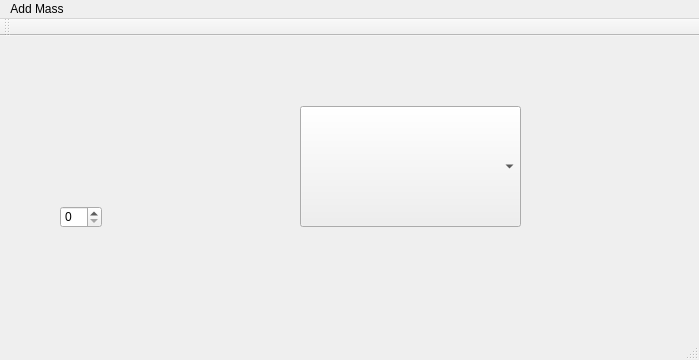
<?xml version="1.0" encoding="UTF-8"?>
<ui version="4.0">
 <class>CelestialAgentModelClass</class>
 <widget class="QMainWindow" name="CelestialAgentModelClass">
  <property name="geometry">
   <rect>
    <x>0</x>
    <y>0</y>
    <width>699</width>
    <height>360</height>
   </rect>
  </property>
  <property name="windowTitle">
   <string>CelestialAgentModel</string>
  </property>
  <widget class="QWidget" name="centralWidget">
   <widget class="QComboBox" name="comboBox">
    <property name="geometry">
     <rect>
      <x>300</x>
      <y>70</y>
      <width>221</width>
      <height>121</height>
     </rect>
    </property>
   </widget>
   <widget class="QSpinBox" name="spinBox">
    <property name="geometry">
     <rect>
      <x>60</x>
      <y>170</y>
      <width>42</width>
      <height>22</height>
     </rect>
    </property>
   </widget>
  </widget>
  <widget class="QMenuBar" name="menuBar">
   <property name="geometry">
    <rect>
     <x>0</x>
     <y>0</y>
     <width>699</width>
     <height>26</height>
    </rect>
   </property>
   <widget class="QMenu" name="menuAdd_Mass">
    <property name="title">
     <string>Add Mass</string>
    </property>
   </widget>
   <addaction name="menuAdd_Mass"/>
  </widget>
  <widget class="QToolBar" name="mainToolBar">
   <attribute name="toolBarArea">
    <enum>TopToolBarArea</enum>
   </attribute>
   <attribute name="toolBarBreak">
    <bool>false</bool>
   </attribute>
  </widget>
  <widget class="QStatusBar" name="statusBar"/>
 </widget>
 <layoutdefault spacing="6" margin="11"/>
 <resources>
  <include location="celestialagentmodel.qrc"/>
 </resources>
 <connections/>
</ui>
